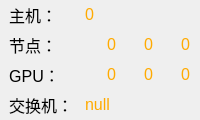
                          <widget class="QFrame" name="frame_21">
                           <property name="styleSheet">
                            <string notr="true">border: 0 px;
</string>
                           </property>
                           <property name="frameShape">
                            <enum>QFrame::StyledPanel</enum>
                           </property>
                           <property name="frameShadow">
                            <enum>QFrame::Raised</enum>
                           </property>
                           <layout class="QGridLayout" name="gridLayout_5">
                            <property name="leftMargin">
                             <number>3</number>
                            </property>
                            <property name="topMargin">
                             <number>3</number>
                            </property>
                            <property name="rightMargin">
                             <number>3</number>
                            </property>
                            <property name="bottomMargin">
                             <number>3</number>
                            </property>
                            <property name="spacing">
                             <number>6</number>
                            </property>
                            <item row="0" column="0">
                             <widget class="QLabel" name="label_MainServer">
                              <property name="sizePolicy">
                               <sizepolicy hsizetype="Fixed" vsizetype="Fixed">
                                <horstretch>0</horstretch>
                                <verstretch>0</verstretch>
                               </sizepolicy>
                              </property>
                              <property name="font">
                               <font>
                                <family>Arial</family>
                                <pointsize>12</pointsize>
                                <weight>50</weight>
                                <italic>false</italic>
                                <bold>false</bold>
                               </font>
                              </property>
                              <property name="styleSheet">
                               <string notr="true">border: 0 px;
</string>
                              </property>
                              <property name="text">
                               <string>主机：</string>
                              </property>
                              <property name="alignment">
                               <set>Qt::AlignCenter</set>
                              </property>
                             </widget>
                            </item>
                            <item row="0" column="1">
                             <widget class="QLabel" name="label_MainServerCount">
                              <property name="sizePolicy">
                               <sizepolicy hsizetype="Fixed" vsizetype="Fixed">
                                <horstretch>0</horstretch>
                                <verstretch>0</verstretch>
                               </sizepolicy>
                              </property>
                              <property name="font">
                               <font>
                                <family>Arial</family>
                                <pointsize>12</pointsize>
                                <weight>50</weight>
                                <italic>false</italic>
                                <bold>false</bold>
                               </font>
                              </property>
                              <property name="styleSheet">
                               <string notr="true">border:0px;
color: rgb(255, 170, 0);</string>
                              </property>
                              <property name="text">
                               <string>0</string>
                              </property>
                             </widget>
                            </item>
                            <item row="1" column="0">
                             <widget class="QLabel" name="label_nodes">
                              <property name="sizePolicy">
                               <sizepolicy hsizetype="Fixed" vsizetype="Fixed">
                                <horstretch>0</horstretch>
                                <verstretch>0</verstretch>
                               </sizepolicy>
                              </property>
                              <property name="font">
                               <font>
                                <family>Arial</family>
                                <pointsize>12</pointsize>
                                <weight>50</weight>
                                <italic>false</italic>
                                <bold>false</bold>
                               </font>
                              </property>
                              <property name="styleSheet">
                               <string notr="true">border: 0 px;
</string>
                              </property>
                              <property name="text">
                               <string>节点：</string>
                              </property>
                              <property name="alignment">
                               <set>Qt::AlignCenter</set>
                              </property>
                             </widget>
                            </item>
                            <item row="1" column="1">
                             <layout class="QHBoxLayout" name="horizontalLayout">
                              <item>
                               <widget class="QLabel" name="label_up">
                                <property name="minimumSize">
                                 <size>
                                  <width>16</width>
                                  <height>16</height>
                                 </size>
                                </property>
                                <property name="maximumSize">
                                 <size>
                                  <width>16</width>
                                  <height>16</height>
                                 </size>
                                </property>
                                <property name="styleSheet">
                                 <string notr="true">background-image: url(:/Resources/Green_3D_arrow_up_15.625.png);
border: 0 px;
</string>
                                </property>
                                <property name="text">
                                 <string/>
                                </property>
                               </widget>
                              </item>
                              <item>
                               <widget class="QLabel" name="label_NodeCount_up">
                                <property name="sizePolicy">
                                 <sizepolicy hsizetype="Preferred" vsizetype="Fixed">
                                  <horstretch>0</horstretch>
                                  <verstretch>0</verstretch>
                                 </sizepolicy>
                                </property>
                                <property name="font">
                                 <font>
                                  <family>Arial</family>
                                  <pointsize>12</pointsize>
                                  <weight>50</weight>
                                  <italic>false</italic>
                                  <bold>false</bold>
                                 </font>
                                </property>
                                <property name="styleSheet">
                                 <string notr="true">border:0px;
color: rgb(255, 170, 0);</string>
                                </property>
                                <property name="text">
                                 <string>0</string>
                                </property>
                               </widget>
                              </item>
                              <item>
                               <widget class="QLabel" name="label_down">
                                <property name="minimumSize">
                                 <size>
                                  <width>16</width>
                                  <height>16</height>
                                 </size>
                                </property>
                                <property name="maximumSize">
                                 <size>
                                  <width>16</width>
                                  <height>16</height>
                                 </size>
                                </property>
                                <property name="styleSheet">
                                 <string notr="true">background-image: url(:/Resources/Yellow_3D_arrow_top_31.25 (3).png);border: 0 px;
</string>
                                </property>
                                <property name="text">
                                 <string/>
                                </property>
                               </widget>
                              </item>
                              <item>
                               <widget class="QLabel" name="label_NodeCount_down">
                                <property name="sizePolicy">
                                 <sizepolicy hsizetype="Preferred" vsizetype="Fixed">
                                  <horstretch>0</horstretch>
                                  <verstretch>0</verstretch>
                                 </sizepolicy>
                                </property>
                                <property name="font">
                                 <font>
                                  <family>Arial</family>
                                  <pointsize>12</pointsize>
                                  <weight>50</weight>
                                  <italic>false</italic>
                                  <bold>false</bold>
                                 </font>
                                </property>
                                <property name="styleSheet">
                                 <string notr="true">border:0px;
color: rgb(255, 170, 0);</string>
                                </property>
                                <property name="text">
                                 <string>0</string>
                                </property>
                               </widget>
                              </item>
                              <item>
                               <widget class="QLabel" name="label_down_4">
                                <property name="minimumSize">
                                 <size>
                                  <width>16</width>
                                  <height>16</height>
                                 </size>
                                </property>
                                <property name="maximumSize">
                                 <size>
                                  <width>16</width>
                                  <height>16</height>
                                 </size>
                                </property>
                                <property name="styleSheet">
                                 <string notr="true">background-image: url(:/Resources/red 15px.png);border: 0 px;
</string>
                                </property>
                                <property name="text">
                                 <string/>
                                </property>
                               </widget>
                              </item>
                              <item>
                               <widget class="QLabel" name="label_NodeCount_red">
                                <property name="sizePolicy">
                                 <sizepolicy hsizetype="Preferred" vsizetype="Fixed">
                                  <horstretch>0</horstretch>
                                  <verstretch>0</verstretch>
                                 </sizepolicy>
                                </property>
                                <property name="font">
                                 <font>
                                  <family>Arial</family>
                                  <pointsize>12</pointsize>
                                  <weight>50</weight>
                                  <italic>false</italic>
                                  <bold>false</bold>
                                 </font>
                                </property>
                                <property name="styleSheet">
                                 <string notr="true">border:0px;
color: rgb(255, 170, 0);</string>
                                </property>
                                <property name="text">
                                 <string>0</string>
                                </property>
                               </widget>
                              </item>
                             </layout>
                            </item>
                            <item row="2" column="0">
                             <widget class="QLabel" name="label_GPU">
                              <property name="sizePolicy">
                               <sizepolicy hsizetype="Fixed" vsizetype="Fixed">
                                <horstretch>0</horstretch>
                                <verstretch>0</verstretch>
                               </sizepolicy>
                              </property>
                              <property name="font">
                               <font>
                                <family>Arial</family>
                                <pointsize>12</pointsize>
                                <weight>50</weight>
                                <italic>false</italic>
                                <bold>false</bold>
                               </font>
                              </property>
                              <property name="styleSheet">
                               <string notr="true">border: 0 px;
</string>
                              </property>
                              <property name="text">
                               <string>GPU：</string>
                              </property>
                              <property name="alignment">
                               <set>Qt::AlignCenter</set>
                              </property>
                             </widget>
                            </item>
                            <item row="2" column="1">
                             <layout class="QHBoxLayout" name="horizontalLayout_2">
                              <item>
                               <widget class="QLabel" name="label_up_2">
                                <property name="minimumSize">
                                 <size>
                                  <width>16</width>
                                  <height>16</height>
                                 </size>
                                </property>
                                <property name="maximumSize">
                                 <size>
                                  <width>16</width>
                                  <height>16</height>
                                 </size>
                                </property>
                                <property name="styleSheet">
                                 <string notr="true">background-image: url(:/Resources/Green_3D_arrow_up_15.625.png);border: 0 px;
</string>
                                </property>
                                <property name="text">
                                 <string/>
                                </property>
                               </widget>
                              </item>
                              <item>
                               <widget class="QLabel" name="label_GPUCount_up">
                                <property name="sizePolicy">
                                 <sizepolicy hsizetype="Preferred" vsizetype="Fixed">
                                  <horstretch>0</horstretch>
                                  <verstretch>0</verstretch>
                                 </sizepolicy>
                                </property>
                                <property name="font">
                                 <font>
                                  <family>Arial</family>
                                  <pointsize>12</pointsize>
                                  <weight>50</weight>
                                  <italic>false</italic>
                                  <bold>false</bold>
                                 </font>
                                </property>
                                <property name="styleSheet">
                                 <string notr="true">border:0px;
color: rgb(255, 170, 0);</string>
                                </property>
                                <property name="text">
                                 <string>0</string>
                                </property>
                               </widget>
                              </item>
                              <item>
                               <widget class="QLabel" name="label_down_2">
                                <property name="minimumSize">
                                 <size>
                                  <width>16</width>
                                  <height>16</height>
                                 </size>
                                </property>
                                <property name="maximumSize">
                                 <size>
                                  <width>16</width>
                                  <height>16</height>
                                 </size>
                                </property>
                                <property name="styleSheet">
                                 <string notr="true">background-image: url(:/Resources/Yellow_3D_arrow_top_31.25 (3).png);border: 0 px;
</string>
                                </property>
                                <property name="text">
                                 <string/>
                                </property>
                               </widget>
                              </item>
                              <item>
                               <widget class="QLabel" name="label_GPUCount_down">
                                <property name="sizePolicy">
                                 <sizepolicy hsizetype="Preferred" vsizetype="Fixed">
                                  <horstretch>0</horstretch>
                                  <verstretch>0</verstretch>
                                 </sizepolicy>
                                </property>
                                <property name="font">
                                 <font>
                                  <family>Arial</family>
                                  <pointsize>12</pointsize>
                                  <weight>50</weight>
                                  <italic>false</italic>
                                  <bold>false</bold>
                                 </font>
                                </property>
                                <property name="styleSheet">
                                 <string notr="true">border:0px;
color: rgb(255, 170, 0);</string>
                                </property>
                                <property name="text">
                                 <string>0</string>
                                </property>
                               </widget>
                              </item>
                              <item>
                               <widget class="QLabel" name="label_down_3">
                                <property name="minimumSize">
                                 <size>
                                  <width>16</width>
                                  <height>16</height>
                                 </size>
                                </property>
                                <property name="maximumSize">
                                 <size>
                                  <width>16</width>
                                  <height>16</height>
                                 </size>
                                </property>
                                <property name="styleSheet">
                                 <string notr="true">background-image: url(:/Resources/red 15px.png);border: 0 px;
</string>
                                </property>
                                <property name="text">
                                 <string/>
                                </property>
                               </widget>
                              </item>
                              <item>
                               <widget class="QLabel" name="label_GPUCount_red">
                                <property name="sizePolicy">
                                 <sizepolicy hsizetype="Preferred" vsizetype="Fixed">
                                  <horstretch>0</horstretch>
                                  <verstretch>0</verstretch>
                                 </sizepolicy>
                                </property>
                                <property name="font">
                                 <font>
                                  <family>Arial</family>
                                  <pointsize>12</pointsize>
                                  <weight>50</weight>
                                  <italic>false</italic>
                                  <bold>false</bold>
                                 </font>
                                </property>
                                <property name="styleSheet">
                                 <string notr="true">border:0px;
color: rgb(255, 170, 0);</string>
                                </property>
                                <property name="text">
                                 <string>0</string>
                                </property>
                               </widget>
                              </item>
                             </layout>
                            </item>
                            <item row="3" column="0">
                             <widget class="QLabel" name="label_router">
                              <property name="sizePolicy">
                               <sizepolicy hsizetype="Preferred" vsizetype="Fixed">
                                <horstretch>0</horstretch>
                                <verstretch>0</verstretch>
                               </sizepolicy>
                              </property>
                              <property name="font">
                               <font>
                                <family>Arial</family>
                                <pointsize>12</pointsize>
                                <weight>50</weight>
                                <italic>false</italic>
                                <bold>false</bold>
                               </font>
                              </property>
                              <property name="styleSheet">
                               <string notr="true">border: 0 px;
</string>
                              </property>
                              <property name="text">
                               <string>交换机：</string>
                              </property>
                              <property name="alignment">
                               <set>Qt::AlignCenter</set>
                              </property>
                             </widget>
                            </item>
                            <item row="3" column="1">
                             <widget class="QLabel" name="label_RouterCount">
                              <property name="sizePolicy">
                               <sizepolicy hsizetype="Preferred" vsizetype="Fixed">
                                <horstretch>0</horstretch>
                                <verstretch>0</verstretch>
                               </sizepolicy>
                              </property>
                              <property name="font">
                               <font>
                                <family>Arial</family>
                                <pointsize>12</pointsize>
                                <weight>50</weight>
                                <italic>false</italic>
                                <bold>false</bold>
                               </font>
                              </property>
                              <property name="styleSheet">
                               <string notr="true">border:0px;
color: rgb(255, 170, 0);</string>
                              </property>
                              <property name="text">
                               <string>null</string>
                              </property>
                             </widget>
                            </item>
                           </layout>
                          </widget>
